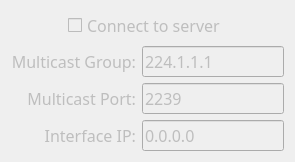
     <widget class="QWidget" name="group_tab">
      <property name="enabled">
       <bool>false</bool>
      </property>
      <property name="font">
       <font>
        <family>JetBrains Mono ExtraLight</family>
        <pointsize>12</pointsize>
        <strikeout>false</strikeout>
       </font>
      </property>
      <attribute name="title">
       <string>Group</string>
      </attribute>
      <layout class="QGridLayout" name="gridLayout_7">
       <item row="0" column="0" colspan="2" alignment="Qt::AlignHCenter">
        <widget class="QCheckBox" name="connect_to_server">
         <property name="font">
          <font>
           <family>JetBrains Mono ExtraLight</family>
           <pointsize>12</pointsize>
           <strikeout>false</strikeout>
          </font>
         </property>
         <property name="text">
          <string>Connect to server</string>
         </property>
        </widget>
       </item>
       <item row="1" column="0">
        <widget class="QLabel" name="label_3">
         <property name="font">
          <font>
           <family>JetBrains Mono ExtraLight</family>
           <pointsize>12</pointsize>
           <strikeout>false</strikeout>
          </font>
         </property>
         <property name="text">
          <string>Multicast Group:</string>
         </property>
         <property name="alignment">
          <set>Qt::AlignRight|Qt::AlignTrailing|Qt::AlignVCenter</set>
         </property>
        </widget>
       </item>
       <item row="1" column="1">
        <widget class="QLineEdit" name="multicast_group">
         <property name="font">
          <font>
           <family>JetBrains Mono ExtraLight</family>
           <pointsize>12</pointsize>
           <strikeout>false</strikeout>
          </font>
         </property>
         <property name="text">
          <string>224.1.1.1</string>
         </property>
        </widget>
       </item>
       <item row="2" column="0">
        <widget class="QLabel" name="label_9">
         <property name="font">
          <font>
           <family>JetBrains Mono ExtraLight</family>
           <pointsize>12</pointsize>
           <strikeout>false</strikeout>
          </font>
         </property>
         <property name="text">
          <string>Multicast Port:</string>
         </property>
         <property name="alignment">
          <set>Qt::AlignRight|Qt::AlignTrailing|Qt::AlignVCenter</set>
         </property>
        </widget>
       </item>
       <item row="2" column="1">
        <widget class="QLineEdit" name="multicast_port">
         <property name="font">
          <font>
           <family>JetBrains Mono ExtraLight</family>
           <pointsize>12</pointsize>
           <strikeout>false</strikeout>
          </font>
         </property>
         <property name="inputMethodHints">
          <set>Qt::InputMethodHint::ImhDigitsOnly</set>
         </property>
         <property name="text">
          <string>2239</string>
         </property>
        </widget>
       </item>
       <item row="3" column="0">
        <widget class="QLabel" name="label_12">
         <property name="font">
          <font>
           <family>JetBrains Mono ExtraLight</family>
           <pointsize>12</pointsize>
           <strikeout>false</strikeout>
          </font>
         </property>
         <property name="text">
          <string>Interface IP:</string>
         </property>
         <property name="alignment">
          <set>Qt::AlignRight|Qt::AlignTrailing|Qt::AlignVCenter</set>
         </property>
        </widget>
       </item>
       <item row="3" column="1">
        <widget class="QLineEdit" name="interface_ip">
         <property name="font">
          <font>
           <family>JetBrains Mono ExtraLight</family>
           <pointsize>12</pointsize>
           <strikeout>false</strikeout>
          </font>
         </property>
         <property name="text">
          <string>0.0.0.0</string>
         </property>
        </widget>
       </item>
      </layout>
     </widget>
